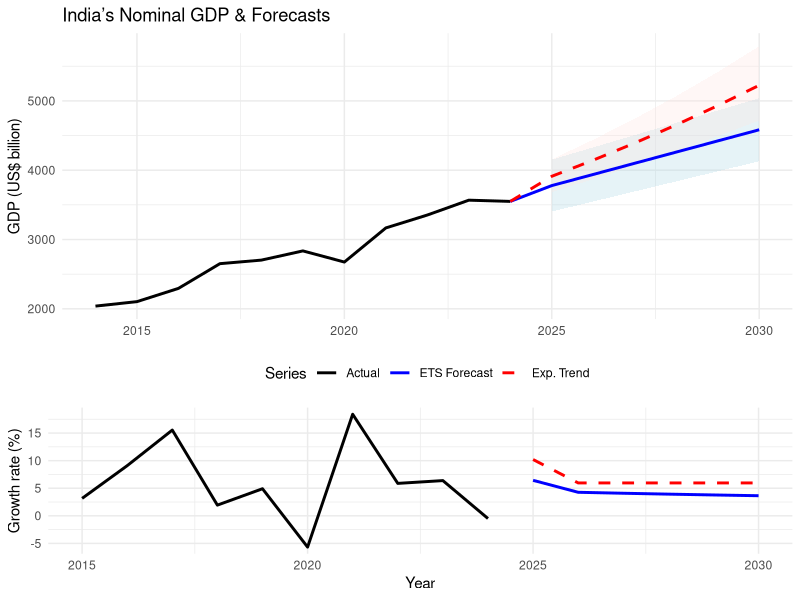

This figure's R source:
#── Load libraries ────────────────────────────────────────────────────────────────
library(forecast)
library(ggplot2)
library(dplyr)
library(tidyr)
library(gridExtra)     # for grid.arrange()

#── 1. Historical GDP data (2014–2024) ────────────────────────────────────────────
years <- 2014:2024
gdp_values <- c(
  2039.13, 2103.59, 2294.80, 2651.47, 2702.93,
  2835.61, 2674.85, 3167.27, 3353.47, 3567.55,
  3550.00
)
history_df <- tibble(Year = years, GDP = gdp_values) %>%
  arrange(Year) %>%
  mutate(
    Growth = 100 * (GDP / lag(GDP) - 1)
  )

#── 2. ETS forecast (2025–2030) ───────────────────────────────────────────────────
gdp_ts <- ts(gdp_values, start = 2014, frequency = 1)
ets_fc <- forecast(ets(gdp_ts), h = 6)
ets_df <- tibble(
  Year    = 2025:2030,
  GDP     = as.numeric(ets_fc$mean),
  Lower95 = as.numeric(ets_fc$lower[, "95%"]),
  Upper95 = as.numeric(ets_fc$upper[, "95%"]),
  Type    = "ETS Forecast"
)

#── 3. Exponential‐trend forecast ────────────────────────────────────────────────
exp_fit  <- lm(log(GDP) ~ Year, data = history_df)
future   <- tibble(Year = 2025:2030)
exp_pred <- predict(exp_fit, newdata = future, se.fit = TRUE)
exp_df   <- future %>%
  transmute(
    Year    = Year,
    GDP     = exp(exp_pred$fit),
    Lower95 = exp(exp_pred$fit - 1.96 * exp_pred$se.fit),
    Upper95 = exp(exp_pred$fit + 1.96 * exp_pred$se.fit),
    Type    = "Exp. Trend"
  )

#── 4. Fix continuity by prepending 2024 into each forecast series ────────────────
last_obs <- history_df %>%
  slice(n()) %>%
  transmute(
    Year    = Year,
    GDP     = GDP,
    Lower95 = NA_real_,
    Upper95 = NA_real_
  )

ets_df <- bind_rows(
  last_obs %>% mutate(Type = "ETS Forecast"),
  ets_df
)

exp_df <- bind_rows(
  last_obs %>% mutate(Type = "Exp. Trend"),
  exp_df
)

#── 5. Compute forecast growth rates ─────────────────────────────────────────────
growth_fc <- bind_rows(ets_df, exp_df) %>%
  group_by(Type) %>%
  arrange(Year) %>%
  mutate(Growth = 100 * (GDP / lag(GDP) - 1)) %>%
  ungroup()

#── 6. Prepare plot data ─────────────────────────────────────────────────────────
cap_df <- bind_rows(
  history_df %>%
    transmute(Year, GDP, Lower95 = NA_real_, Upper95 = NA_real_, Type = "Actual"),
  ets_df,
  exp_df
)

growth_df <- bind_rows(
  history_df %>%
    transmute(Year, Growth, Type = "Actual"),
  growth_fc %>%
    transmute(Year, Growth, Type)
)

#── 7a. Plot GDP levels ──────────────────────────────────────────────────────────
p1 <- ggplot(cap_df) +
  geom_ribbon(
    data = filter(cap_df, Type != "Actual"),
    aes(x = Year, ymin = Lower95, ymax = Upper95, fill = Type),
    alpha = 0.3, colour = NA
  ) +
  geom_line(
    aes(x = Year, y = GDP, colour = Type, linetype = Type),
    size = 1
  ) +
  scale_colour_manual(
    name   = "Series",
    values = c(Actual = "black", "ETS Forecast" = "blue", "Exp. Trend" = "red")
  ) +
  scale_fill_manual(
    values = c("ETS Forecast" = "lightblue", "Exp. Trend" = "mistyrose"),
    guide  = FALSE
  ) +
  scale_linetype_manual(
    name   = "Series",
    values = c(Actual = "solid", "ETS Forecast" = "solid", "Exp. Trend" = "dashed")
  ) +
  labs(
    title = "India’s Nominal GDP & Forecasts",
    y     = "GDP (US$ billion)",
    x     = NULL
  ) +
  theme_minimal() +
  theme(legend.position = "bottom")

# …everything up to preparing growth_df remains the same…

# 7b. Plot year‐on‐year growth without warnings by dropping NAs
p2 <- ggplot(
  data = filter(growth_df, !is.na(Growth)),   # drop the NA rows here
  aes(x = Year, y = Growth, colour = Type, linetype = Type)
) +
  geom_line(size = 1) +
  scale_colour_manual(
    name   = "Series",
    values = c(Actual = "black", "ETS Forecast" = "blue", "Exp. Trend" = "red")
  ) +
  scale_linetype_manual(
    name   = "Series",
    values = c(Actual = "solid", "ETS Forecast" = "solid", "Exp. Trend" = "dashed")
  ) +
  labs(
    y = "Growth rate (%)",
    x = "Year"
  ) +
  theme_minimal() +
  theme(legend.position = "none")


#── 8. Stack the two plots vertically ────────────────────────────────────────────
grid.arrange(p1, p2, ncol = 1, heights = c(2, 1))
